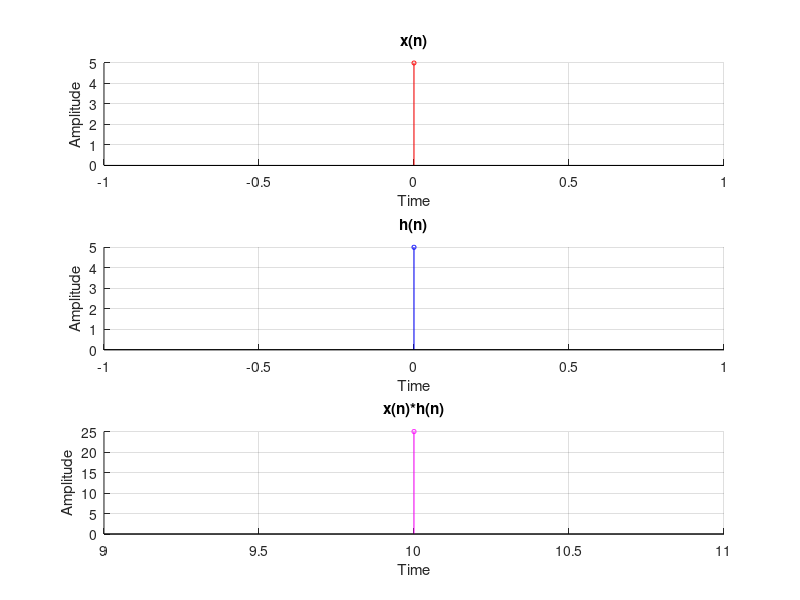

Here is the MATLAB script that generated this plot:
% Name: Priyadarshan Ghosh
% Roll no.: 72
clc;
clf;
x = input('Enter the x(n)seq: ');
h = input('Enter the h(n)seq: ');
t1 = input('Enter the time of x(n): ');
t2 = input('Enter the time of h(n): ');
c = conv(x, h)
l = 0:length(x)-1;
m = 0:length(h)-1;
n = (t1+t2):(t1+(length(x)-1)+t2+(length(h)-1));
%x(n)
subplot(3,1,1);
stem(l,x,'ro','MarkerSize',3)
title ('x(n)');
xlabel('Time');
ylabel('Amplitude');
grid on;
box off;
%h(n)
subplot(3,1,2);
stem(m,h,'bo','MarkerSize',3)
title ('h(n)');
xlabel('Time');
ylabel('Amplitude');
grid on;
box off;
%x(n)*h(n)
subplot(3,1,3);
stem(n,c,'mo','MarkerSize',3)
title ('x(n)*h(n)');
xlabel('Time');
ylabel('Amplitude');
grid on;
box off;
